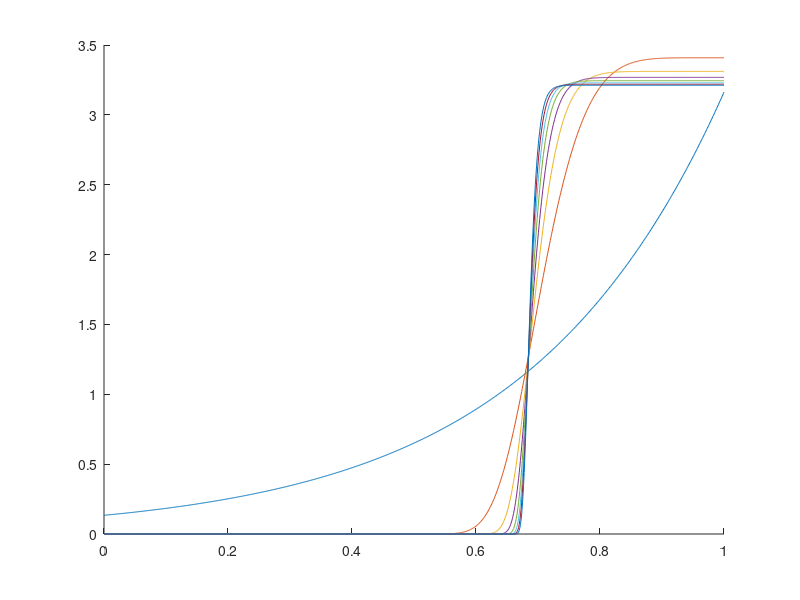
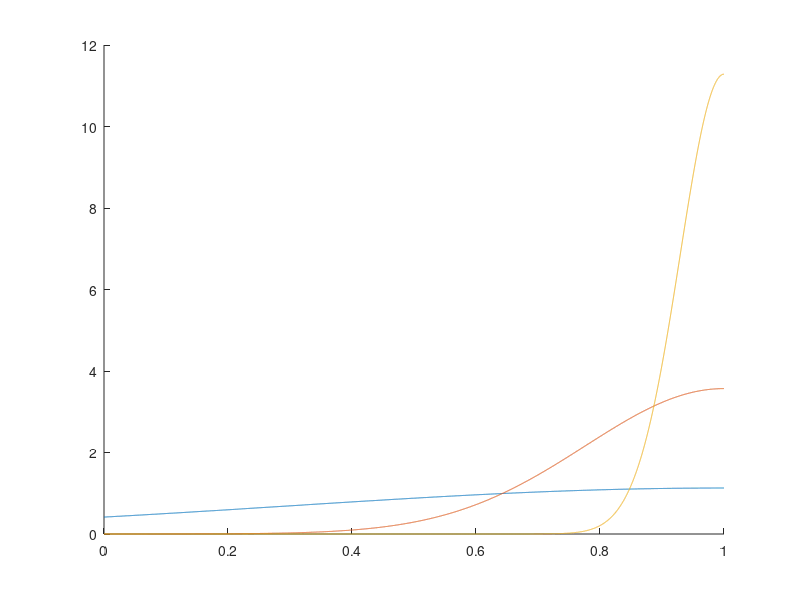

These figures' MATLAB source, in order:
clc; clear; close all

eps = 0.1;
alpha = 0.5;
d = eps^alpha;
tVec = linspace(0, 1, 1000);

figure
hold on
for b = 1 : 5 : 40
    Cb = 1/gamma((b+1)/b);
    k = @(t, s) Cb / d * exp(-abs(t-s).^b / d^b);
    plot(tVec, k(1, tVec))
end

%% 

eps = 0.01;
b = 2;
Cb = 1/gamma((b+1)/b);
tVec = linspace(0, 1, 10000);

% figure
% hold on
% for alpha = 1
%     d = eps^alpha;
%     k = @(t, s) Cb / d * exp(-abs(t-s).^b / d);
%     kTaylor = @(t, s) max(0, Cb / d - Cb / (d^(b+1)) * (t-s).^b);
%     plot(tVec, k(tVec(end), tVec))
%     plot(tVec, kTaylor(tVec(end), tVec))
%     trapz(tVec, kTaylor(tVec(end), tVec))
% end
 
figure
hold on
for alpha = 0:0.5:1
    d = eps^alpha;
    k = @(t, s) Cb / d^(1/b) * exp(-abs(t-s).^b / d);
    plot(tVec, k(tVec(end), tVec))
end
